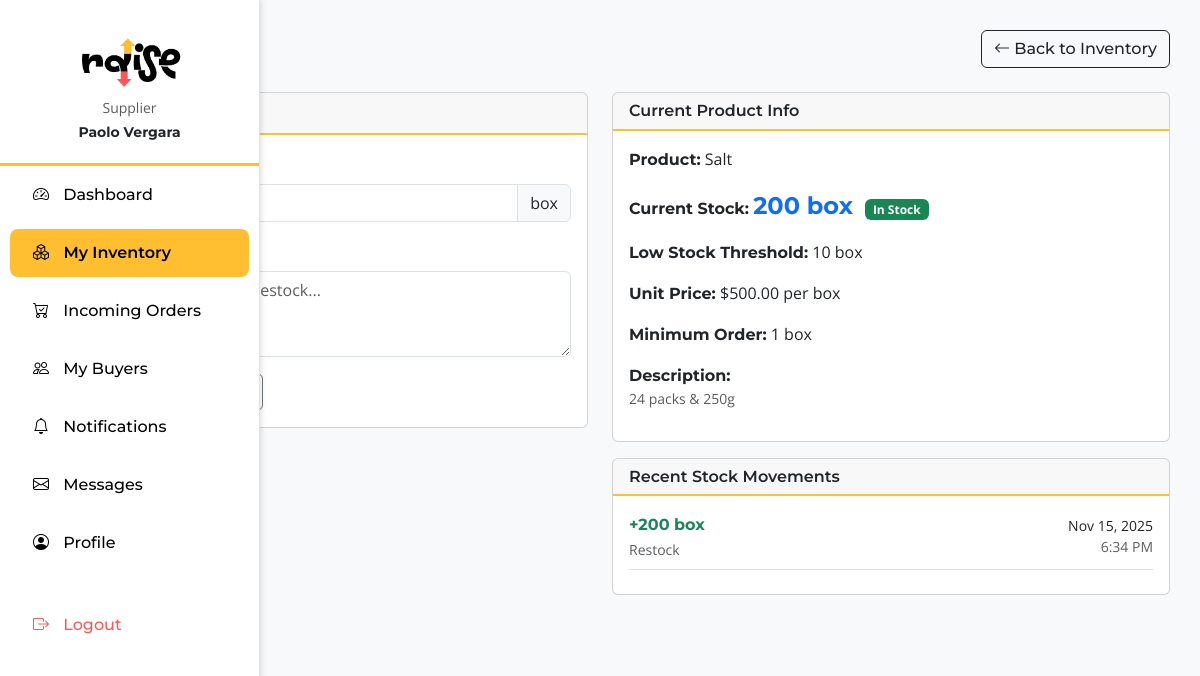
Screenshot of /supplier/inventory/3/restock/ (signed in) with the database file from the repository.
### myapp/models.py (models this page shows, shortened)
class SupplierProduct(models.Model):
    CATEGORY_CHOICES = [
        ('beverages', 'Beverages'),
        ('canned_goods', 'Canned Goods'),
        ('condiments', 'Condiments & Sauces'),
        ('dairy', 'Dairy Products'),
        ('snacks', 'Snacks & Chips'),
        ('instant_noodles', 'Instant Noodles'),
        ('rice_grains', 'Rice & Grains'),
        ('cooking_oil', 'Cooking Oil'),
        ('personal_care', 'Personal Care'),
        ('household', 'Household Items'),
        ('frozen', 'Frozen Foods'),
        ('bread_bakery', 'Bread & Bakery'),
        ('candy_sweets', 'Candy & Sweets'),
        ('cigarettes', 'Cigarettes & Tobacco'),
        ('other', 'Other'),
    ]
    UNIT_CHOICES = [
        ('pcs', 'Pieces'),
        ('pack', 'Pack'),
        ('box', 'Box'),
        ('kg', 'Kilogram'),
        ('g', 'Gram'),
        ('liter', 'Liter'),
        ('ml', 'Milliliter'),
        ('bottle', 'Bottle'),
        ('can', 'Can'),
        ('sachet', 'Sachet'),
        ('bag', 'Bag'),
        ('sack', 'Sack'),
        ('dozen', 'Dozen'),
    ]
    supplier = models.ForeignKey(User, on_delete=models.CASCADE, related_name='supplier_products')
    name = models.CharField(max_length=200)
    category = models.CharField(max_length=50, choices=CATEGORY_CHOICES, default='other')
    description = models.TextField(blank=True)
    unit_price = models.DecimalField(max_digits=10, decimal_places=2)
    available_stock = models.IntegerField(default=0)
    minimum_order_quantity = models.IntegerField(default=1)
    unit = models.CharField(max_length=50, choices=UNIT_CHOICES, default='pcs')
    manufactured_date = models.DateField(null=True, blank=True, help_text="Date when the product was manufactured")
    expiration_date = models.DateField(null=True, blank=True, help_text="Date when the product expires")
    is_active = models.BooleanField(default=True)
    low_stock_threshold = models.IntegerField(default=10)
    created_at = models.DateTimeField(auto_now_add=True)
    updated_at = models.DateTimeField(auto_now=True)
    @property
    def is_low_stock(self):
        return self.available_stock <= self.low_stock_threshold
    @property
    def is_out_of_stock(self):
        return self.available_stock <= 0
    class Meta:
        ordering = ['name']
        unique_together = ['supplier', 'name']

class StockMovement(models.Model):
    MOVEMENT_TYPES = [
        ('restock', 'Restock'),
        ('sale', 'Sale'),
        ('adjustment', 'Adjustment'),
        ('return', 'Return'),
    ]
    supplier_product = models.ForeignKey(SupplierProduct, on_delete=models.CASCADE, related_name='stock_movements')
    movement_type = models.CharField(max_length=20, choices=MOVEMENT_TYPES)
    quantity = models.IntegerField()  # Positive for additions, negative for deductions
    previous_stock = models.IntegerField()
    new_stock = models.IntegerField()
    notes = models.TextField(blank=True)
    created_by = models.ForeignKey(User, on_delete=models.CASCADE)
    created_at = models.DateTimeField(auto_now_add=True)
    class Meta:
        ordering = ['-created_at']

### myapp/supplier_views.py (the view)
# urls.py: path('supplier/inventory/<int:pk>/restock/', supplier_views.supplier_product_restock, name='supplier_product_restock'),
@supplier_required
def supplier_product_restock(request, pk):
    product = get_object_or_404(SupplierProduct, pk=pk, supplier=request.user)
    if request.method == 'POST':
        form = RestockForm(request.POST)
        if form.is_valid():
            quantity = form.cleaned_data['quantity']
            notes = form.cleaned_data['notes']
            old_stock = product.available_stock
            product.available_stock += quantity
            product.save()
            StockMovement.objects.create(
                supplier_product=product,
                movement_type='restock',
                quantity=quantity,
                previous_stock=old_stock,
                new_stock=product.available_stock,
                notes=notes or f'Restocked {quantity} {product.unit}',
                created_by=request.user
            )
            ActivityLog.objects.create(
                user=request.user,
                action='restock',
                description=f'Restocked {product.name}: +{quantity} {product.unit}',
                ip_address=request.META.get('REMOTE_ADDR')
            )
            messages.success(request, f'Successfully restocked {quantity} {product.unit} of "{product.name}"!')
            return redirect('supplier_inventory_list')
    else:
        form = RestockForm()
    context = {'form': form, 'product': product}
    return render(request, 'supplier/product_restock.html', context)

### myapp/templates/supplier/product_restock.html (shortened to what this page needs)
{% extends 'supplier/base.html' %}
{% block content %}
<div class="d-flex justify-content-between align-items-center mb-4">
  <h2 class="mb-0">Restock: {{ product.name }}</h2>
  <a href="{% url 'supplier_inventory_list' %}" class="btn btn-outline-dark">
    <i class="bi bi-arrow-left"></i> Back to Inventory
  </a>
</div>
<div class="row">
  <div class="col-md-6">
    <div class="card">
      <div class="card-header">
        <h5 class="mb-0">Add Stock</h5>
      </div>
      <div class="card-body">
        <form method="post">
          <div class="mb-3">
            <label for="{{ form.quantity.id_for_label }}" class="form-label">{{ form.quantity.label }}</label>
            <div class="input-group">
              {{ form.quantity }}
              <span class="input-group-text">{{ product.unit }}</span>
            </div>
          </div>
          <div class="mb-3">
            <label for="{{ form.notes.id_for_label }}" class="form-label">{{ form.notes.label }}</label>
            {{ form.notes }}
          </div>
          <div class="d-flex gap-2">
            <button type="submit" class="btn btn-success">
            </button>
            <a href="{% url 'supplier_inventory_list' %}" class="btn btn-outline-secondary">Cancel</a>
          </div>
        </form>
      </div>
    </div>
  </div>
  <div class="col-md-6">
    <div class="card">
      <div class="card-header">
        <h6 class="mb-0">Current Product Info</h6>
      </div>
      <div class="card-body">
        <div class="mb-3">
          <strong>Product:</strong> {{ product.name }}
        </div>
        <div class="mb-3">
          <strong>Current Stock:</strong>
          <span class="fs-4 fw-bold text-primary">{{ product.available_stock }} {{ product.unit }}</span>
          {% if product.is_out_of_stock %}
            <span class="badge bg-danger ms-2">Out of Stock</span>
          {% elif product.is_low_stock %}
            <span class="badge bg-warning ms-2">Low Stock</span>
          {% else %}
            <span class="badge bg-success ms-2">In Stock</span>
          {% endif %}
        </div>
        <div class="mb-3">
          <strong>Low Stock Threshold:</strong> {{ product.low_stock_threshold }} {{ product.unit }}
        </div>
        <div class="mb-3">
          <strong>Unit Price:</strong> ${{ product.unit_price }} per {{ product.unit }}
        </div>
        <div class="mb-3">
          <strong>Minimum Order:</strong> {{ product.minimum_order_quantity }} {{ product.unit }}
        </div>
        {% if product.description %}
        <div class="mb-3">
          <strong>Description:</strong>
          <p class="text-muted small mb-0">{{ product.description }}</p>
        </div>
        {% endif %}
      </div>
    </div>
    <div class="card mt-3">
      <div class="card-header">
        <h6 class="mb-0">Recent Stock Movements</h6>
      </div>
      <div class="card-body">
        {% if product.stock_movements.all %}
          {% for movement in product.stock_movements.all|slice:":5" %}
          <div class="d-flex justify-content-between align-items-center mb-2 pb-2 border-bottom">
            <div>
              <strong class="{% if movement.quantity > 0 %}text-success{% else %}text-danger{% endif %}">
                {% if movement.quantity > 0 %}+{% endif %}{{ movement.quantity }} {{ product.unit }}
              </strong>
              <br>
              <small class="text-muted">{{ movement.get_movement_type_display }}</small>
            </div>
            <div class="text-end">
              <div class="small">{{ movement.created_at|date:"M d, Y" }}</div>
              <div class="small text-muted">{{ movement.created_at|time:"g:i A" }}</div>
            </div>
          </div>
          {% endfor %}
        {% else %}
          <p class="text-muted small mb-0">No stock movements yet</p>
        {% endif %}
      </div>
    </div>
  </div>
</div>
{% endblock %}

### myapp/templates/supplier/base.html (shortened to what this page needs)
{% load static %}
<!DOCTYPE html>
<html lang="en">
<head>
  <link href="https://cdn.jsdelivr.net/npm/bootstrap@5.3.3/dist/css/bootstrap.min.css" rel="stylesheet">
  <link href="https://cdn.jsdelivr.net/npm/bootstrap-icons@1.11.3/font/bootstrap-icons.css" rel="stylesheet">
  <link rel="stylesheet" href="{% static 'css/style.css' %}">
  <link rel="stylesheet" href="{% static 'css/mobile-enhancements.css' %}">
  <link rel="stylesheet" href="{% static 'css/responsive-design.css' %}">
  <link rel="stylesheet" href="{% static 'css/layout-fix.css' %}">
</head>
<body>
  <div class="container-fluid">
    <div class="row">
      <nav class="col-md-2 d-md-block sidebar p-0" id="sidebar">
        <div class="position-sticky pt-3">
          <div class="logo-container">
            <img src="{% static 'img/raise_logo.png' %}" alt="Raise Logo" class="img-fluid mb-2">
            <p class="text-muted small mb-1">Supplier</p>
            <p class="text-dark small fw-bold mb-0">{{ request.user.first_name }}</p>
          </div>
          <ul class="nav flex-column">
            <li class="nav-item">
              <a class="nav-link {% if request.resolver_match.url_name == 'supplier_dashboard' %}active{% endif %}" href="{% url 'supplier_dashboard' %}">
                <i class="bi bi-speedometer2"></i> Dashboard
              </a>
            </li>
            <li class="nav-item">
              <a class="nav-link {% if 'inventory' in request.path %}active{% endif %}" href="{% url 'supplier_inventory_list' %}">
                <i class="bi bi-boxes"></i> My Inventory
              </a>
            </li>
            <li class="nav-item">
              <a class="nav-link {% if 'supplier-orders' in request.path %}active{% endif %}" href="{% url 'supplier_orders_list' %}">
                <i class="bi bi-cart-check"></i> Incoming Orders
              </a>
            </li>
            <li class="nav-item">
              <a class="nav-link {% if 'buyers' in request.path or 'connection-requests' in request.path %}active{% endif %}" href="{% url 'supplier_buyer_list' %}">
                <i class="bi bi-people"></i> My Buyers
              </a>
            </li>
            <li class="nav-item">
              <a class="nav-link {% if 'notifications' in request.path %}active{% endif %}" href="{% url 'notification_list' %}">
                <i class="bi bi-bell"></i>
                <span class="sidebar-notification-label"> Notifications</span>
              </a>
            </li>
            <li class="nav-item">
              <a class="nav-link {% if 'messages' in request.path %}active{% endif %}" href="{% url 'message_list' %}">
                <i class="bi bi-envelope"></i>
                <span class="sidebar-message-label"> Messages</span>
              </a>
            </li>
            <li class="nav-item">
              <a class="nav-link {% if 'profile' in request.path or 'payment-info' in request.path %}active{% endif %}" href="{% url 'supplier_profile' %}">
                <i class="bi bi-person-circle"></i> Profile
              </a>
            </li>
            <li class="nav-item mt-4">
              <a class="nav-link text-danger" href="{% url 'logout' %}">
                <i class="bi bi-box-arrow-right"></i> Logout
              </a>
            </li>
          </ul>
        </div>
      </nav>
      <main class="col-md-10 ms-sm-auto main-content">
        {% block content %}{% endblock %}
      </main>
    </div>
  </div>
</body>
</html>

### rows the page displays
SupplierProduct: unit "box", name "Salt", available_stock "200", low_stock_threshold "10", unit_price "500.00", minimum_order_quantity "1", description "24 packs & 250g"
StockMovement: quantity "200", movement_type "Restock", created_at "Nov 15, 2025", created_at "6:34 PM"

### other values shown
{{ request.user.first_name }} "Paolo Vergara"
